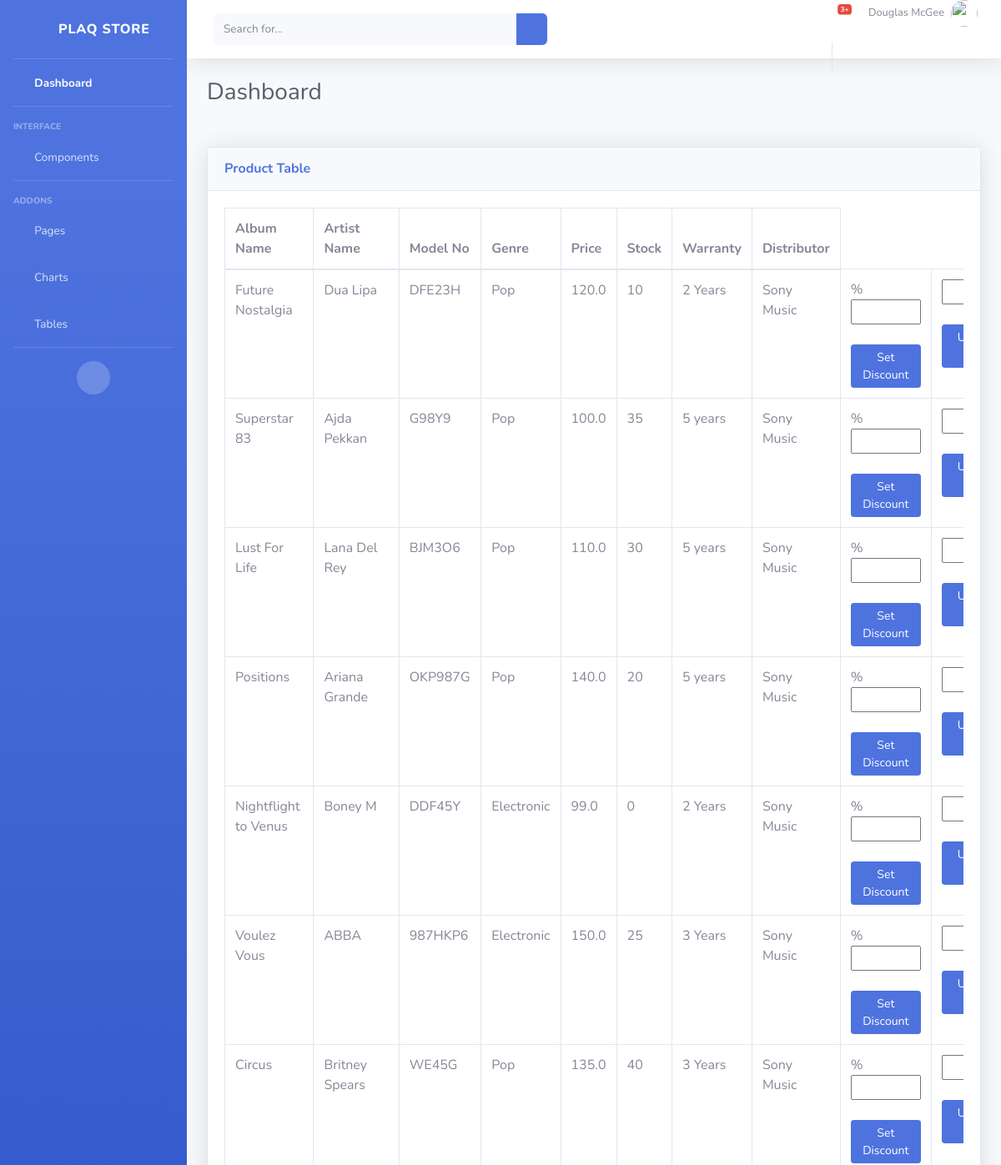
Page /sales-manager/ (upper part) on the earlier database version.
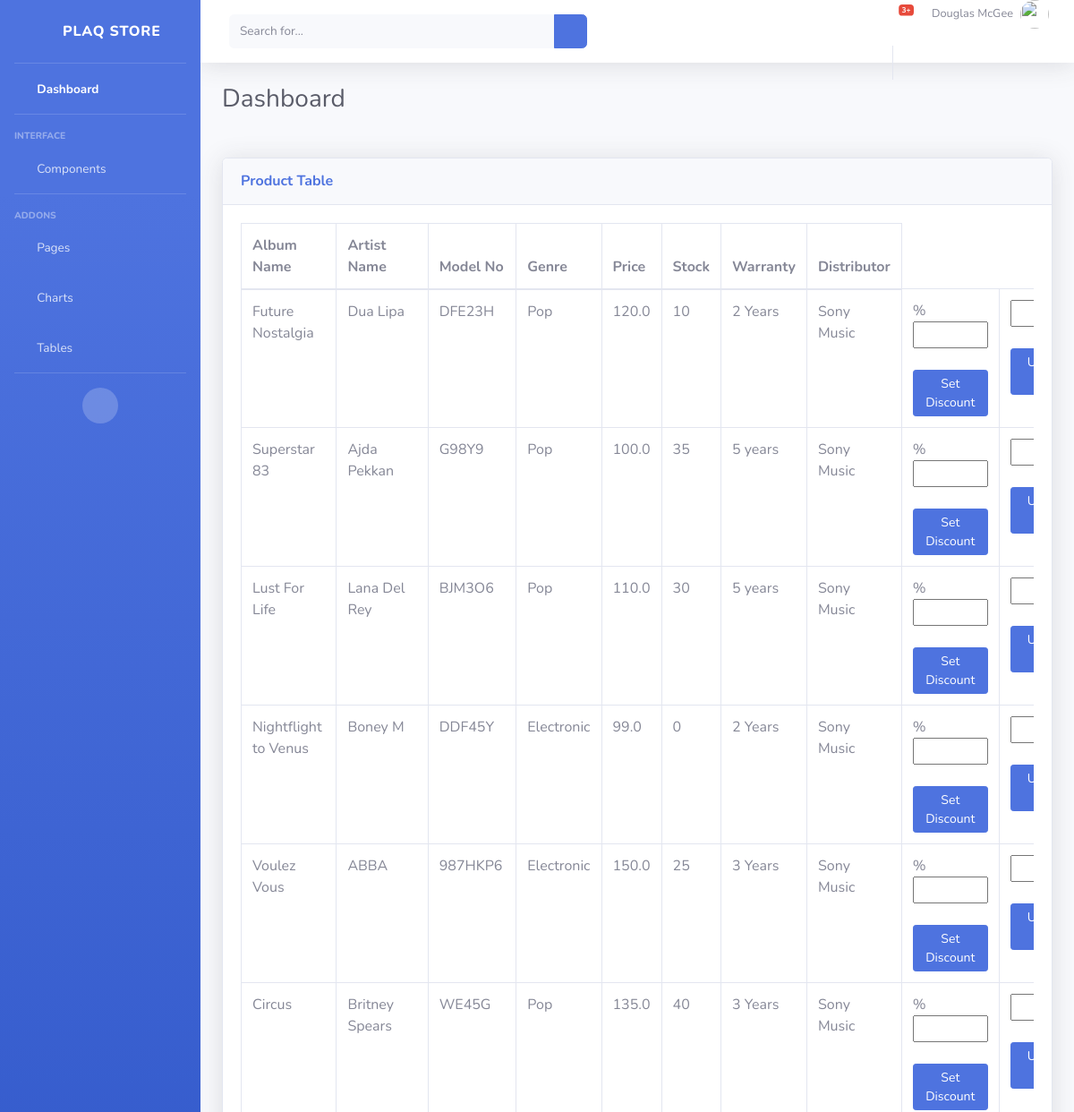
Same page on the later database version.
### store/models.py (models this page shows, shortened)
class Product(models.Model):
    model_no = models.CharField(max_length=200, blank=True, null=True)
    album_name = models.CharField(max_length=200, blank=False)
    artist_name = models.CharField(max_length=200, blank=False)
    description = models.CharField(max_length=500, blank=True, null=True)
    genre = models.CharField(max_length=200, blank=True, null=True)
    warranty = models.CharField(max_length=200, blank=True, null=True)
    distributor = models.CharField(max_length=200, blank=True, null=True)
    price = models.FloatField()
    stock = models.IntegerField(default=0, null=True, blank=True)
    onDiscount = models.BooleanField(default= False)
    image = models.ImageField(blank=True, null=True)

### sales_manager/views.py (the view)
# urls.py: path('sales-manager/', sales_mg.salesManager, name='sales-manager'),
def salesManager(request):
    products = Product.objects.all()
    context={'products': products}
    print("ZAAAAAAAAAA")
    return render(request, "sales_manager/sales-manager.html", context)

### sales_manager/templates/sales_manager/sales-manager.html (shortened to what this page needs)
{% include 'sales_manager/sales_manager_base.html' %}
{% load static %}
{%block content%}
<div class="card shadow mb-4">
    <div class="card-header py-3">
        <h6 class="m-0 font-weight-bold text-primary">Product Table</h6>
    </div>
    <div class="card-body">
        <div class="table-responsive">
            <table class="table table-bordered" id="dataTable" width="100%" cellspacing="0">
                <thead>
                    <tr>
                        <th>Album Name</th>
                        <th>Artist Name</th>
                        <th>Model No</th>
                        <th>Genre</th>
                        <th>Price</th>
                        <th>Stock</th>
                        <th>Warranty</th>
                        <th>Distributor</th>
                    </tr>
                </thead>
                <tbody>
                    {% for product in products %}
                    <tr>
                        <td>{{product.album_name}}</td>
                        <td>{{product.artist_name}}</td>
                        <td>{{product.model_no}}</td>
                        <td>{{product.genre}}</td>
                        <td>{{product.price}}</td>
                        <td>{{product.stock}}</td>
                        <td>{{product.warranty}}</td>
                        <td>{{product.distributor}}</td>
                        <form action = "/price-discount/" method='POST'>
                        <td>% <input name="discount" type = "text" href="" size="7" >
                            <button   data- type="submit" class="btn btn-sm btn-primary" href="">Set Discount </button></td>
                        </form>
                        <form action = "/price-update/" method='POST'>
                        <td><input name = "price" type = "text" href="" size="7">
                            <button   data- type="submit" class="btn btn-sm btn-primary" href="">Update Price </button></td>
                        </form>
                    </tr>
                    {% endfor %}
                </tbody>
            </table>
        </div>
    </div>
</div>
{%endblock content %}

Differences in the rows shown:
removed Product: album_name "Positions", artist_name "Ariana Grande", model_no "OKP987G", genre "Pop", price "140.0", stock "20", warranty "5 years", distributor "Sony Music"
